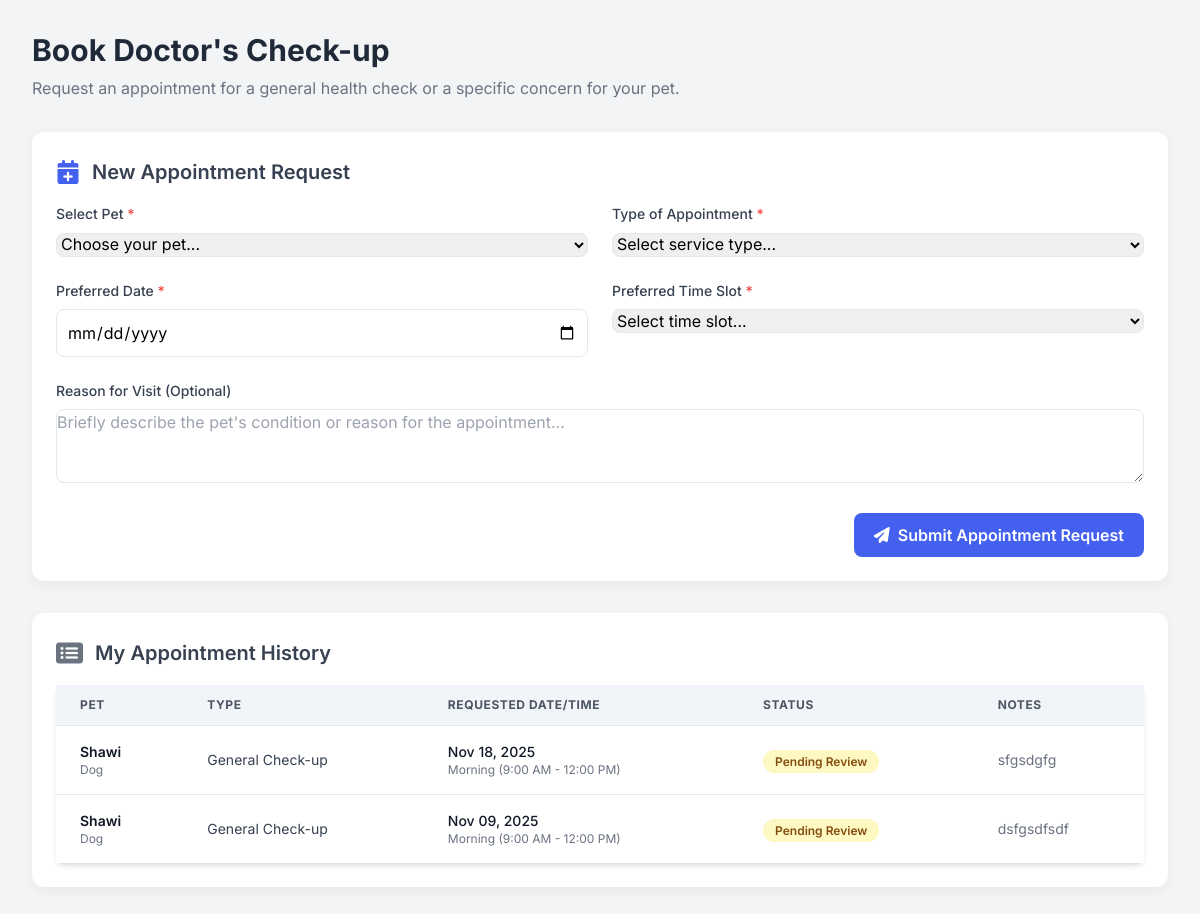
/appointments.php (signed in), run on the app's committed database.
### tables this page shows
CREATE TABLE `appointments` (
  `appointment_id` int(11) NOT NULL,
  `client_id` int(11) NOT NULL,
  `pet_id` int(11) NOT NULL,
  `appointment_type` varchar(100) NOT NULL,
  `requested_date` date NOT NULL,
  `requested_time_slot` varchar(50) NOT NULL,
  `reason_for_visit` text DEFAULT NULL,
  `status` enum('Pending Review','Scheduled','Cancelled','Completed') NOT NULL DEFAULT 'Pending Review',
  `staff_notes` text DEFAULT NULL,
  `created_at` timestamp NOT NULL DEFAULT current_timestamp()
);

CREATE TABLE `pets` (
  `pet_id` int(11) NOT NULL,
  `client_id` int(11) NOT NULL,
  `pet_origin` varchar(100) DEFAULT NULL,
  `pet_origin_other` varchar(100) DEFAULT NULL,
  `pet_ownership` enum('Household','Community') DEFAULT NULL,
  `pet_habitat` varchar(100) DEFAULT NULL,
  `pet_species` enum('Dog','Cat') DEFAULT NULL,
  `pet_name` varchar(100) DEFAULT NULL,
  `pet_breed` varchar(100) DEFAULT NULL,
  `pet_bday` date DEFAULT NULL,
  `pet_color` varchar(50) DEFAULT NULL,
  `pet_sex` enum('Male','Female') DEFAULT NULL,
  `pet_is_pregnant` tinyint(1) DEFAULT 0,
  `pet_is_lactating` tinyint(1) DEFAULT 0,
  `pet_puppies` int(11) DEFAULT NULL,
  `pet_weight` decimal(5,2) DEFAULT NULL,
  `pet_tag_no` varchar(50) DEFAULT NULL,
  `tag_type_collar` tinyint(1) DEFAULT 0,
  `tag_type_other` tinyint(1) DEFAULT 0,
  `tag_type_other_specify` varchar(100) DEFAULT NULL,
  `pet_contact` enum('Frequent','Seldom','Never') DEFAULT NULL,
  `pet_image_path` varchar(255) DEFAULT NULL,
  `created_at` timestamp NOT NULL DEFAULT current_timestamp(),
  `is_approved` tinyint(1) NOT NULL DEFAULT 0 COMMENT '0=Pending Admin Confirmation, 1=Approved'
);

### appointments.php (the view, shortened to what this page needs)
<?php
$client_id = (int)$_SESSION['user_id'];
$conn = get_db_connection();
$pets = [];
$sql_pets = "SELECT pet_id, pet_name, pet_species FROM pets WHERE client_id = ? AND is_approved = 1 ORDER BY pet_name ASC";
$stmt_pets = $conn->prepare($sql_pets);
$stmt_pets->bind_param("i", $client_id);
$stmt_pets->execute();
$result_pets = $stmt_pets->get_result();
while ($row = $result_pets->fetch_assoc()) {
    $pets[] = $row;
}
$appointments = [];
$sql_appointments = "
    SELECT a.*, p.pet_name, p.pet_species
    FROM appointments a
    JOIN pets p ON a.pet_id = p.pet_id
    WHERE a.client_id = ?
    ORDER BY a.requested_date DESC, a.created_at DESC
";
$stmt_appts = $conn->prepare($sql_appointments);
$stmt_appts->bind_param("i", $client_id);
$stmt_appts->execute();
$result_appts = $stmt_appts->get_result();
while ($row = $result_appts->fetch_assoc()) {
    $appointments[] = $row;
}
function get_status_badge($status) {
    switch ($status) {
        case 'Pending Review':
        default:
            return '<span class="bg-yellow-100 text-yellow-800 px-3 py-1 text-xs font-semibold rounded-full">Pending Review</span>';
    }
}
?>
<!DOCTYPE html>
<html lang="en">
<head>
    <link rel="stylesheet" href="https://cdnjs.cloudflare.com/ajax/libs/font-awesome/6.4.0/css/all.min.css">
    <script src="https://cdn.tailwindcss.com"></script>
</head>
<body class="p-6 md:p-8 bg-gray-100">
    <h1 class="text-3xl font-bold text-gray-800 mb-2">Book Doctor's Check-up</h1>
    <p class="text-gray-500 mb-8">Request an appointment for a general health check or a specific concern for your pet.</p>
    <div class="card p-6 mb-8">
        <h2 class="text-xl font-semibold text-gray-700 mb-4 flex items-center">
            <i class="fas fa-calendar-plus mr-3 text-2xl text-[#4361ee]"></i> New Appointment Request
        </h2>
        <?php if (empty($pets)): ?>
            <div class="p-6 text-center text-gray-500 bg-red-50 rounded-lg border border-red-200">
                <i class="fas fa-exclamation-triangle text-3xl mb-3 text-red-500"></i>
                <p class="font-semibold">No Approved Pets Found.</p>
                <p class="text-sm">You must have an approved pet registered to request an appointment.</p>
                <a href="dashboard.php?action=add_pet" class="text-sm text-red-600 mt-2 block hover:underline">Register a pet now</a>
            </div>
        <?php else: ?>
            <form method="POST" action="appointments.php" class="grid grid-cols-1 md:grid-cols-2 gap-6">
                <div>
                    <label for="pet_id" class="block text-sm font-medium text-gray-700 mb-2">Select Pet <span class="text-red-500">*</span></label>
                    <select id="pet_id" name="pet_id" required>
                        <option value="" disabled selected>Choose your pet...</option>
                    </select>
                </div>
                <div>
                    <label for="appointment_type" class="block text-sm font-medium text-gray-700 mb-2">Type of Appointment <span class="text-red-500">*</span></label>
                    <select id="appointment_type" name="appointment_type" required>
                        <option value="" disabled selected>Select service type...</option>
                    </select>
                </div>
                <div>
                    <label for="requested_date" class="block text-sm font-medium text-gray-700 mb-2">Preferred Date <span class="text-red-500">*</span></label>
                    <input type="date" id="requested_date" name="requested_date" min="<?php echo date('Y-m-d'); ?>" required>
                </div>
                <div>
                    <label for="requested_time_slot" class="block text-sm font-medium text-gray-700 mb-2">Preferred Time Slot <span class="text-red-500">*</span></label>
                    <select id="requested_time_slot" name="requested_time_slot" required>
                        <option value="" disabled selected>Select time slot...</option>
                    </select>
                </div>
                <div class="md:col-span-2">
                    <label for="reason_for_visit" class="block text-sm font-medium text-gray-700 mb-2">Reason for Visit (Optional)</label>
                    <textarea id="reason_for_visit" name="reason_for_visit" rows="3" placeholder="Briefly describe the pet's condition or reason for the appointment..."></textarea>
                </div>
                <div class="md:col-span-2 flex justify-end">
                    <button type="submit" name="submit_appointment" class="btn-primary">
                        <i class="fas fa-paper-plane mr-2"></i> Submit Appointment Request
                    </button>
                </div>
            </form>
        <?php endif; ?>
    </div>
    <div class="card p-6">
        <h2 class="text-xl font-semibold text-gray-700 mb-4 flex items-center">
            <i class="fas fa-list-alt mr-3 text-2xl text-gray-500"></i> My Appointment History
        </h2>
        <?php if (empty($appointments)): ?>
            <div class="p-6 text-center text-gray-500 bg-gray-50 rounded-lg border border-dashed border-gray-300">
                <i class="fas fa-box-open text-3xl mb-3 text-gray-400"></i>
                <p class="font-medium">No appointments found.</p>
                <p class="text-sm">Use the form above to book your first doctor's check-up.</p>
            </div>
        <?php else: ?>
            <div class="table-container shadow-md rounded-lg">
                <table class="min-w-full divide-y divide-gray-200">
                    <thead class="table-header">
                        <tr>
                            <th scope="col" class="px-6 py-3 text-left text-xs font-bold text-gray-600 uppercase tracking-wider">Pet</th>
                            <th scope="col" class="px-6 py-3 text-left text-xs font-bold text-gray-600 uppercase tracking-wider">Type</th>
                            <th scope="col" class="px-6 py-3 text-left text-xs font-bold text-gray-600 uppercase tracking-wider">Requested Date/Time</th>
                            <th scope="col" class="px-6 py-3 text-left text-xs font-bold text-gray-600 uppercase tracking-wider">Status</th>
                            <th scope="col" class="px-6 py-3 text-left text-xs font-bold text-gray-600 uppercase tracking-wider">Notes</th>
                        </tr>
                    </thead>
                    <tbody class="bg-white divide-y divide-gray-200">
                        <?php foreach ($appointments as $appt): ?>
                        <tr>
                            <td class="px-6 py-4 whitespace-nowrap">
                                <p class="text-sm font-semibold text-gray-900"><?php echo htmlspecialchars($appt['pet_name']); ?></p>
                                <p class="text-xs text-gray-500"><?php echo htmlspecialchars($appt['pet_species']); ?></p>
                            </td>
                            <td class="px-6 py-4 whitespace-nowrap text-sm text-gray-700">
                                <?php echo htmlspecialchars($appt['appointment_type']); ?>
                            </td>
                            <td class="px-6 py-4 whitespace-nowrap">
                                <p class="text-sm font-medium text-gray-900"><?php echo date('M d, Y', strtotime($appt['requested_date'])); ?></p>
                                <p class="text-xs text-gray-500"><?php echo htmlspecialchars($appt['requested_time_slot']); ?></p>
                            </td>
                            <td class="px-6 py-4 whitespace-nowrap">
                                <?php echo get_status_badge(htmlspecialchars($appt['status'])); ?>
                            </td>
                            <td class="px-6 py-4 whitespace-nowrap text-sm text-gray-500 max-w-xs overflow-hidden text-ellipsis">
                                <?php
                                $notes = htmlspecialchars($appt['staff_notes'] ?? $appt['reason_for_visit']);
                                echo substr($notes, 0, 50) . (strlen($notes) > 50 ? '...' : '');
                                ?>
                            </td>
                        </tr>
                        <?php endforeach; ?>
                    </tbody>
                </table>
            </div>
        <?php endif; ?>
    </div>
</body>
</html>

### appointments.php (style rules this page uses)
body { font-family: 'Inter', sans-serif; background-color: #f5f7fa; }
.card { background-color: white; border-radius: 12px; box-shadow: 0 4px 12px rgba(0, 0, 0, 0.05); transition: all 0.3s ease; }
.btn-primary { background-color: #4361ee; color: white; padding: 10px 20px; border-radius: 8px; font-weight: 600; transition: all 0.2s ease; display: inline-flex; align-items: center; }
input[type="date"], select, textarea, input[type="text"] { border: 1px solid #e2e8f0; border-radius: 8px; padding: 10px; width: 100%; transition: border-color 0.2s; }
.table-header { background-color: #f1f5f9; }

### data on the page
appointments: pet.pet_name "Shawi", pet.pet_species "Dog", appointment_type "General Check-up", requested_date "Nov 18, 2025", requested_time_slot "Morning (9:00 AM - 12:00 PM)", status "Pending Review", reason_for_visit "sfgsdgfg"
appointments: pet.pet_name "Shawi", pet.pet_species "Dog", appointment_type "General Check-up", requested_date "Nov 09, 2025", requested_time_slot "Morning (9:00 AM - 12:00 PM)", status "Pending Review", reason_for_visit "dsfgsdfsdf"
